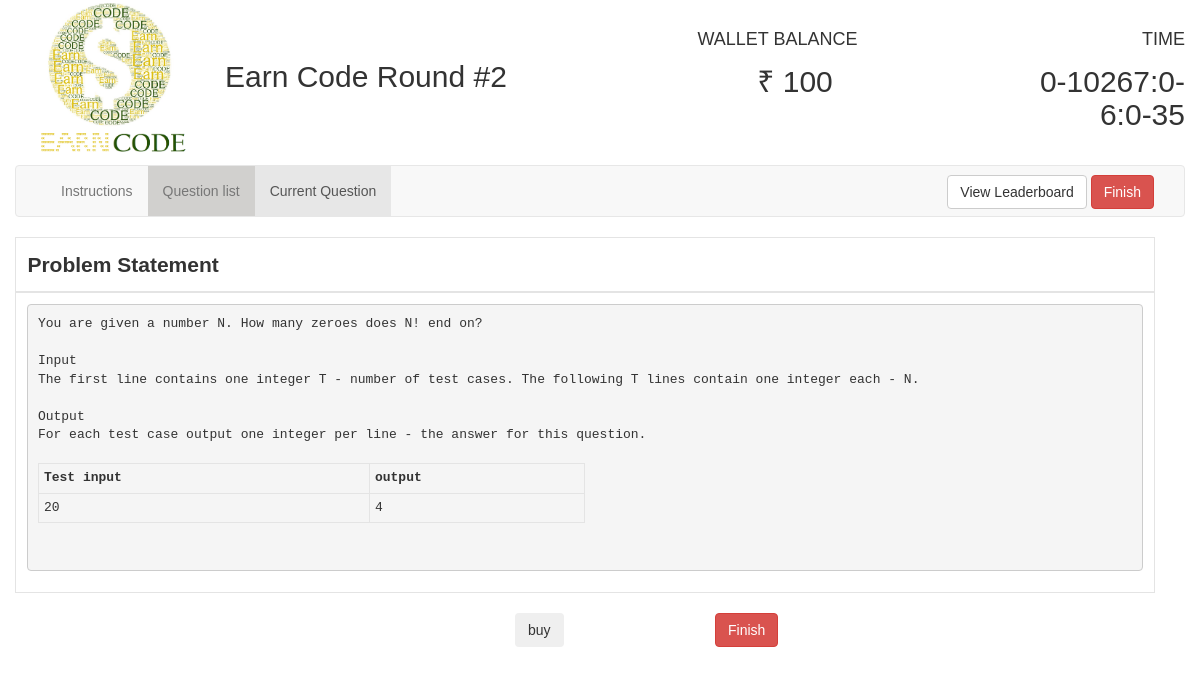
Page /comp/8/9/ on the committed database.
### round2/models.py (models this page shows, shortened)
class Question(models.Model):
    question = models.TextField(max_length=4000)
    question_title = models.CharField(max_length=2000)
    input = models.CharField(default=0, max_length=5000)
    correct_op = models.CharField(default=0, max_length=10000)
    explanation = models.CharField(max_length=7000)
    test_input = models.CharField(max_length=100000)
    test_output = models.CharField(max_length=10000)
    cost = models.IntegerField()
    user = models.ManyToManyField(User, null=True, through="Score")
    type = models.CharField(default="Easy", max_length=10)

### round2/views.py (the view)
# urls.py: url(r'^(?P<user_id>[0-9]+)/(?P<question_id>[0-9]+)/$', views.question_details, name='question_details'),
def question_details(request, user_id, question_id):
    selected_question = Question.objects.get(pk=question_id)
    current_user = User.objects.get(pk=user_id)
    try:
        score_object = Score.objects.get(user_f=current_user, question_f=selected_question)
        language = score_object.language_preferred
    except:
        language = 'c'
    input_file = str(question_id) + '_' + str(user_id)
    bought = False
    if current_user in selected_question.user.all():
        bought = True
    jsonDec = json.decoder.JSONDecoder()
    current_user.save()
    try:
        previous_code = open(input_file + '.'+language, 'r').read()
    except:
        previous_code = ""
    return render(request, 'round2/question_details.html',
                  {'pegs_id': int("3"), 'bought': bought, 'selected_question': selected_question,
                   'question_id': selected_question.pk,
                   'user_id': user_id, 'submitted_code': previous_code,
                   'remaining_time': current_user.end_time - time.time(),
                   'money': current_user.money, 'language':language})

### round2/templates/round2/question_details.html (shortened to what this page needs)
<!DOCTYPE html>
<html>
{% load staticfiles %}
<head xmlns:position="http://www.w3.org/1999/xhtml">
    <link href="{% static '/css/font.css' %}" rel="stylesheet">
    <link rel="stylesheet"
          href="{% static '/css/jquery-ui.min.css' %}">
    <link rel="stylesheet" href="{% static '/css/bootstrap.min.css' %}">
</head>
<body>
<div class="container-fluid">
    <div class="container">
        <div class="row">
            <div class="col-md-2">
                <img alt="EarnCode"
                     src="{% static '/round2/images/ea.png' %}" width="100%">
            </div>
            <div class="col-md-4">
                <h2 style="margin-top: 60px;">Earn Code Round #2</h2>
            </div>
            <div class="col-md-2 col-md-offset-1">
                <div class="row"><h4 style="margin-top: 30px; margin-bottom: -5px;">WALLET BALANCE</h4></div>
                <div class="row text-center"><h2><span id="">&#8377; {{ money }}</span></h2></div>
            </div>
            <div class="col-md-2 col-md-offset-1 text-right">
                <div class="row"><h4 style="margin-top: 30px; margin-bottom: -5px;">TIME</h4></div>
                <div class="row"><h2><span id="time1">time</span></h2></div>
            </div>
        </div>
    </div>
    <nav class="navbar navbar-default">
        <div class="container-fluid">
            <div class="collapse navbar-collapse" id="bs-example-navbar-collapse-1">
                <ul class="nav navbar-nav">
                    <li id="instruction_tab"><a onclick="showInstructions();">Instructions</a></li>
                    <li><a href= {% url 'round2:question' user_id %}>Question list</a>
                    <li class="active" id="question_tab"><a onclick="showCurrentQuestion()">Current Question</a>
                    </li>
                </ul>
                <form action="{% url 'round2:leaderboard' user_id %}" method="post" class="navbar-form navbar-right"
                      style="margin-bottom: -8px;margin-top: 1px;">
                    <button type="submit" class="btn btn-default navbar-btn" id="leader" name="leader">View
                        Leaderboard
                    </button>
                    <button type="button" class="btn btn-default navbar-btn btn-danger" onclick="prompt_user()">
                        Finish
                    </button>
                </form>
            </div>
        </div>
    </nav>
    <div class="container" id="question_view">
        <div id="problem_title" class="row" style="margin-bottom: 0px; font-weight: bold;font-size:150%; ">Problem
            Statement
        </div>
        <div id="question" class="row" style="font-size:140%;">
        <pre>{{ selected_question.question }}
        <table style="width:50%">
          <tr>
            <th>Test input</th>
            <th>output</th>
          </tr>
          <tr>
            <td rowspan="2">{{ selected_question.test_input }}</td>
            <td rowspan="2">{{ selected_question.test_output }}</td>
          </tr>
        </table>
        </pre>
        </div>
        <div class="row">
            <br>
            <div class="row">
                {% if not bought %}
                    <div class="col-md-2 col-md-offset-5">
                        <input class="btn" type="submit" name="buy" value="buy" id="buy" onclick="buy_question()">
                    </div>
                    <div class="col-md-2">
                        <button class="btn btn-danger" onclick="prompt_user()">Finish</button>
                    </div>
                {% else %}
                    <div class="col-md-1">
                        <button class="btn btn-danger" onclick="prompt_user()">Finish</button>
                    </div>
                {% endif %}
            </div>
        </div>
    </div>
</div>
</body>
{% load static %}
<link rel="stylesheet" href="{% static 'codemirror.css' %}">
</html>

### rows in the picture
Question: question "You are given a number N. How many zeroes does N! end on? Input The first line contains one integer T - number of test cases. The following T lines contain one integer each - N. Output For each test case output one integer per line - the answer for this question.", test_input "20", test_output "4"

### other values in the picture
{{ money }} "100"
